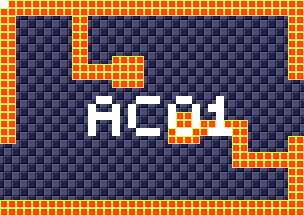

Rendered tile map (Tiled .tmx) drawn with the repository's tilesets; below, a short description and the map source with its tile grids summarised:
An orthogonal 38x27 tile map with 8x8 px tiles, 4 tile layers (background, foreground, room numbers, Objects), 15 tilesets.

<map version="1.5" tiledversion="1.7.1" orientation="orthogonal" renderorder="right-down" width="38" height="27" tilewidth="8" tileheight="8" infinite="0" nextlayerid="11" nextobjectid="1">
 <tileset firstgid="1" source="tilesheets/tsKarniMata.tsx" />
 <tileset firstgid="1025" source="tilesheets/tsVoodooWasp.tsx" />
 <tileset firstgid="2049" source="tilesheets/tsBurial.tsx" />
 <tileset firstgid="3073" source="tilesheets/tsBlueTemple.tsx" />
 <tileset firstgid="4097" source="tilesheets/tsGoddess.tsx" />
 <tileset firstgid="5121" source="tilesheets/tsKonark.tsx" />
 <tileset firstgid="6145" name="sEnemies" tilewidth="8" tileheight="8" tilecount="1024" columns="32">
  <image source="../grapx/tilesheets/sObjects.bmp" trans="ff94ff" width="256" height="256" />
 </tileset>
 <tileset firstgid="7169" source="tilesheets/tsIceTemple.tsx" />
 <tileset firstgid="8193" source="tilesheets/tsLavaArea.tsx" />
 <tileset firstgid="9217" source="tilesheets/tsBossArea.tsx" />
 <tileset firstgid="10241" source="tilesheets/tsPegu.tsx" />
 <tileset firstgid="11265" source="tilesheets/sTiwanakuTemple.tsx" />
 <tileset firstgid="12289" source="tilesheets/sIndraTemple.tsx" />
 <tileset firstgid="13313" source="tilesheets/sTeleport.tsx" />
 <tileset firstgid="14337" source="tilesheets/sObjects.tsx" />
 <layer id="2" name="background" width="38" height="27">
  <data>[1026 cells, 1026 non-empty, 2 distinct tile ids]</data>
 </layer>
 <layer id="1" name="foreground" width="38" height="27">
  <data>[1026 cells, 300 non-empty, 1 distinct tile ids]</data>
 </layer>
 <layer id="7" name="room numbers" width="38" height="27">
  <data>[1026 cells, 40 non-empty, 1 distinct tile ids]</data>
 </layer>
 <layer id="10" name="Objects" width="38" height="27">
  <data>[1026 cells, 0 non-empty, 0 distinct tile ids]</data>
 </layer>
</map>
